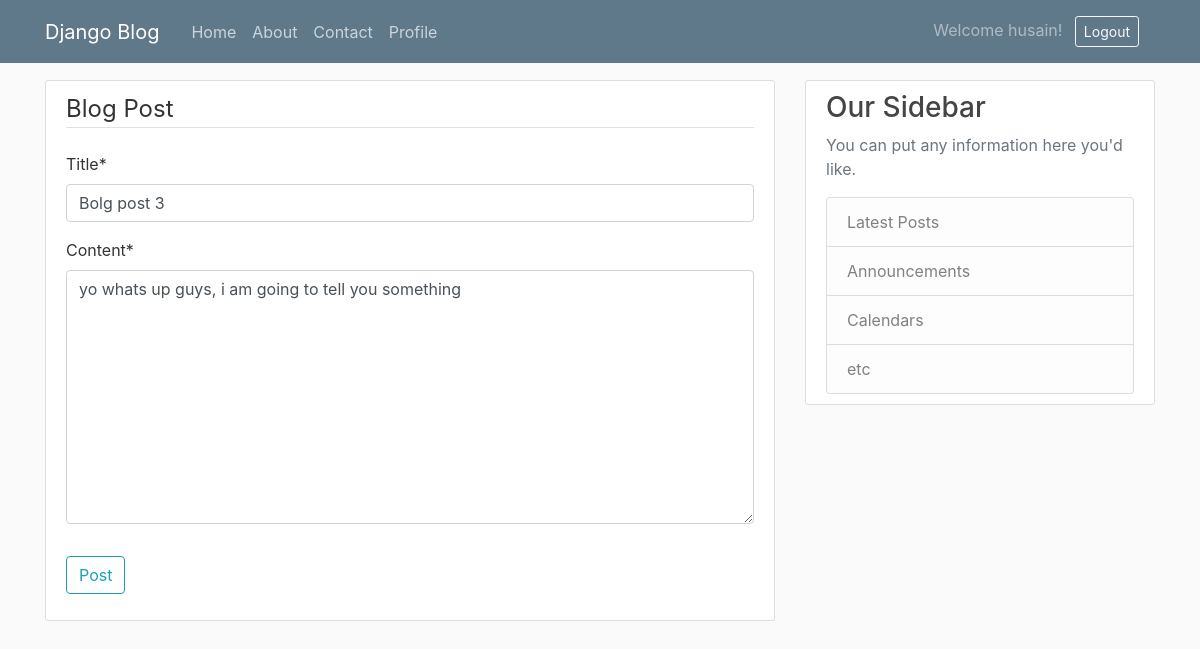
The page /post/4/update (signed in) on the database its author committed.
### blog/models.py (models this page shows, shortened)
class Post(models.Model):
    title= models.CharField(max_length=100)
    content= models.TextField()
    date=models.DateTimeField(default=timezone.now)
    author=models.ForeignKey(User,on_delete=models.CASCADE)

### blog/views.py (the view, shortened to what this page needs)
# urls.py: path('post/<int:pk>/update', PostUpdateView.as_view(), name='post-update'),
class PostUpdateView( LoginRequiredMixin, UpdateView):
    model= Post
    fields=['title','content']

### blog/templates/blog/post_form.html (shortened to what this page needs)
{% extends "blog/base.html" %}
{% load crispy_forms_tags %}
{% block content %}
<div class="content-section">
    <form method="POST">
        <fieldset class="form-group">
            <legend class="border-bottom mb-4">Blog Post</legend>
            {{ form | crispy }}
        </fieldset>
        <div class="form-group">
            <button class="btn btn-outline-info" type="submit">Post</button>
        </div>
    </form>
</div>
{% endblock content %}

### blog/templates/blog/base.html (shortened to what this page needs)
{% load static %}
<!DOCTYPE html>
<html lang="en">
<head>
    <link rel="stylesheet" href="https://cdn.jsdelivr.net/npm/bootstrap@4.0.0/dist/css/bootstrap.min.css">
    <link rel="stylesheet" type="text/css" href="{% static 'blog/main.css' %}">
</head>
<body>
    <header class="site-header">
        <nav class="navbar navbar-expand-md navbar-dark bg-steel fixed-top">
            <div class="container">
                <a class="navbar-brand mr-4" href="{% url 'blog-home' %}">Django Blog</a>
                <div class="collapse navbar-collapse" id="navbarToggle">
                    <div class="navbar-nav mr-auto">
                        <a class="nav-item nav-link" href="{% url 'blog-home' %}">Home</a>
                        <a class="nav-item nav-link" href="{% url 'blog-about' %}">About</a>
                        <a class="nav-item nav-link" href="{% url 'blog-contact' %}">Contact</a>
                        <a class="nav-item nav-link" href="{% url 'profile' %}">Profile</a>
                    </div>
                    {%if user.is_authenticated%}
                    <form method="POST" action="{% url 'logout' %}" style="display: inline;">
                      <span class="navbar-text mr-3">
                        Welcome {{ user.username }}!
                      <button type="submit" class="btn btn-outline-light btn-sm ml-2">Logout</button>
                    </form>
                    {%else%}
                    <div class="navbar-nav">
                        <a class="nav-item nav-link" href="{% url 'login' %}">Login</a>
                        <a class="nav-item nav-link" href="{% url 'register' %}">Register</a>
                    </div>
                    {%endif%}
                </div>
            </div>
        </nav>
    </header>
    <main role="main" class="container">
        <div class="row">
            <div class="col-md-8">
                {% block content %}{% endblock %}
            </div>
            <div class="col-md-4">
                <div class="content-section">
                    <h3>Our Sidebar</h3>
                    <p class="text-muted">You can put any information here you'd like.</p>
                    <ul class="list-group">
                        <li class="list-group-item list-group-item-light">Latest Posts</li>
                        <li class="list-group-item list-group-item-light">Announcements</li>
                        <li class="list-group-item list-group-item-light">Calendars</li>
                        <li class="list-group-item list-group-item-light">etc</li>
                    </ul>
                </div>
            </div>
        </div>
    </main>
</body>
</html>

### blog/static/blog/main.css (style rules this page uses)
body { background: #fafafa; color: #333333; margin-top: 5rem; }
h1, h2, h3, h4, h5, h6 { color: #444444; }
ul { margin: 0; }
.bg-steel { background-color: #5f788a; }
.site-header .navbar-nav .nav-link { color: #cbd5db; }
.content-section { background: #ffffff; padding: 10px 20px; border: 1px solid #dddddd; border-radius: 3px; margin-bottom: 20px; }

### rows shown on the page
Post: title "Bolg post 3", content "yo whats up guys, i am going to tell you something"

### other values the page prints
{{ user.username }} "husain"
